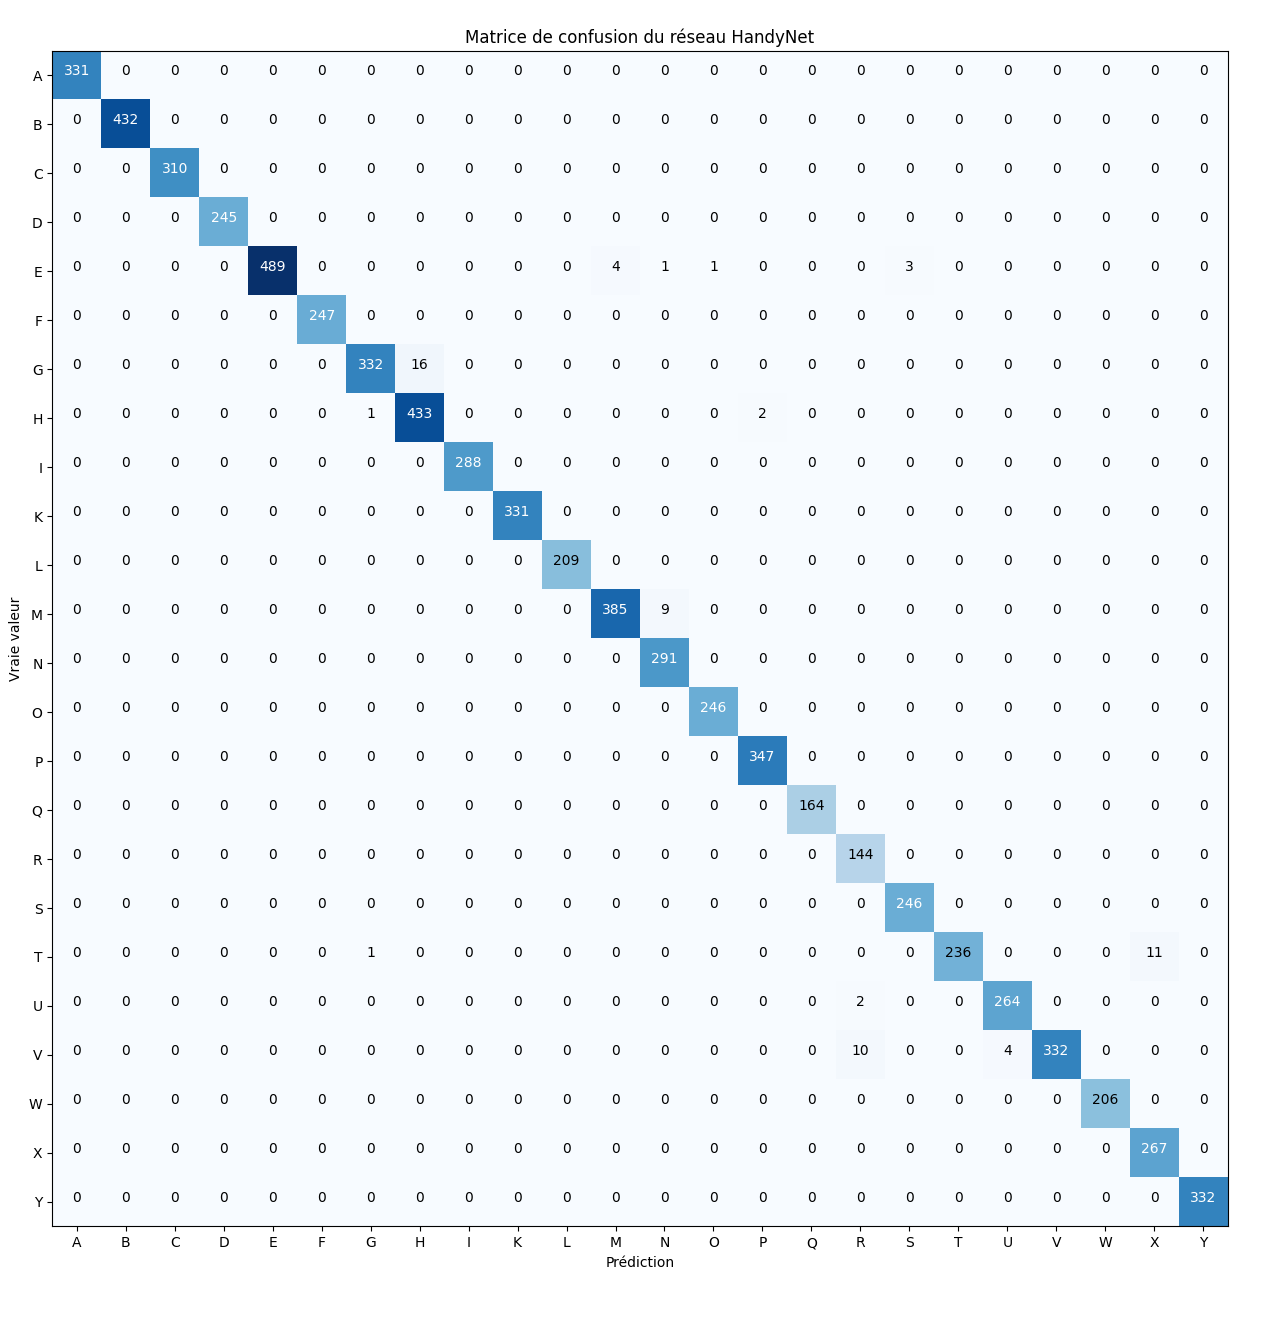

Generate this figure with Python:
import numpy as np
from cnn import load_model
from dataset import TestSignLanguageDataset
from testing import predict_sign
from matplotlib import pyplot as plt
from sklearn.metrics import confusion_matrix
import itertools


def show_confusion_matrix(cm, target_names, title, save_path=None):
  fig, ax = plt.subplots(nrows=1, ncols=1)
  ax.imshow(cm, interpolation='nearest', cmap=plt.get_cmap('Blues'))

  tick_marks = np.arange(len(target_names))
  plt.xticks(tick_marks, target_names)
  plt.yticks(tick_marks, target_names)

  thresh = cm.max() / 2

  for i, j in itertools.product(range(cm.shape[0]), range(cm.shape[1])):
    ax.text(
      j, i, "{:,}".format(cm[i, j]),
      horizontalalignment="center",
      color="white" if cm[i, j] > thresh else "black"
    )

  plt.tight_layout()

  plt.title(title)
  plt.ylabel('Vraie valeur')
  plt.xlabel('Prédiction')

  try:
    plt.show()
  except Exception as e:
    print(e)

  if save_path:
    fig.savefig(save_path)


def build_confusion_matrix(model, dataset):
  model.eval()

  predictions = model(dataset.images).argmax(dim=1)
  target = dataset.target

  return confusion_matrix(target, predictions)


def run():
  model = load_model('0.9392_HandyNet_1607802541.3999255')[0]
  test_dataset = TestSignLanguageDataset()
  
  predictions = model(test_dataset.images).argmax(dim=1)
  target = test_dataset.target

  cm = build_confusion_matrix(model, test_dataset)

  target_names = [chr(65+i) for i in range(25)]
  target_names.pop(9) # remove J

  show_confusion_matrix(cm, target_names, 'Matrice de confusion du réseau HandyNet', save_path="confusion_matrix.png")


if __name__ == "__main__":
  run()
